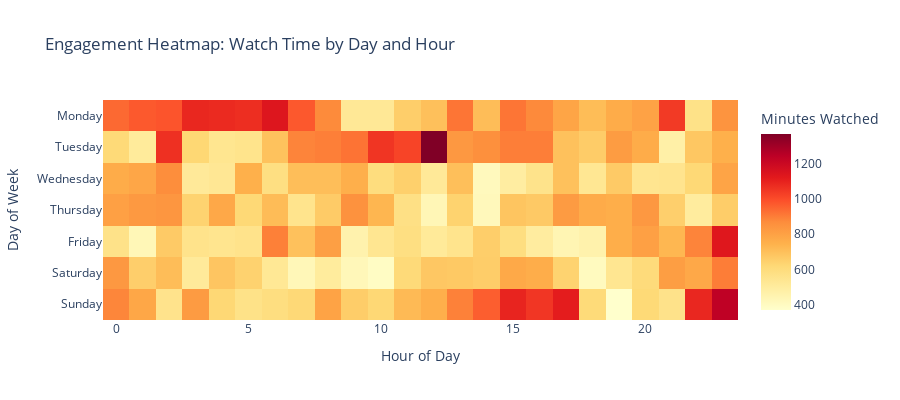

Write notebook code for a chart like this one.
### Markdown cell above
## 5. Moment Map Visualizations

Create visualizations showing where fandom is intense, where people churn, and where they binge.

### Code cell
# Heatmap: Engagement intensity by hour of day and day of week
engagement_by_time = viewing_data.groupby(['day_of_week', 'hour_of_day'])['watch_duration_minutes'].sum().reset_index()

# Create pivot table for heatmap
day_order = ['Monday', 'Tuesday', 'Wednesday', 'Thursday', 'Friday', 'Saturday', 'Sunday']
engagement_by_time['day_of_week'] = pd.Categorical(engagement_by_time['day_of_week'], categories=day_order, ordered=True)
engagement_pivot = engagement_by_time.pivot(index='day_of_week', columns='hour_of_day', values='watch_duration_minutes')

fig = px.imshow(
    engagement_pivot,
    labels=dict(x="Hour of Day", y="Day of Week", color="Minutes Watched"),
    title="Engagement Heatmap: Watch Time by Day and Hour",
    color_continuous_scale='YlOrRd',
    aspect="auto"
)
fig.update_layout(height=400)
fig.show()

### Figure 1 — Plotly figure (JSON) as saved in the notebook; plotly's stock layout.template omitted (floating-point values rounded to 4 significant figures; data arrays with more than 128 entries replaced by an {"elided": "..."} marker saying what was removed)
{"data": [{"coloraxis": "coloraxis", "hovertemplate": "Hour of Day: %{x}<br>Day of Week: %{y}<br>Minutes Watched: %{z}<extra></extra>", "name": "0", "type": "heatmap", "x": [0, 1, 2, 3, 4, 5, 6, 7, 8, 9, 10, 11, 12, 13, 14, 15, 16, 17, 18, 19, 20, 21, 22, 23], "xaxis": "x", "y": ["Monday", "Tuesday", "Wednesday", "Thursday", "Friday", "Saturday", "Sunday"], "yaxis": "y", "z": {"elided": "7x24 float values"}}], "layout": {"coloraxis": {"colorbar": {"title": {"text": "Minutes Watched"}}, "colorscale": [[0, "rgb(255,255,204)"], [0.125, "rgb(255,237,160)"], [0.25, "rgb(254,217,118)"], [0.375, "rgb(254,178,76)"], [0.5, "rgb(253,141,60)"], [0.625, "rgb(252,78,42)"], [0.75, "rgb(227,26,28)"], [0.875, "rgb(189,0,38)"], [1, "rgb(128,0,38)"]]}, "height": 400, "title": {"text": "Engagement Heatmap: Watch Time by Day and Hour"}, "xaxis": {"anchor": "y", "domain": [0, 1], "title": {"text": "Hour of Day"}}, "yaxis": {"anchor": "x", "autorange": "reversed", "domain": [0, 1], "title": {"text": "Day of Week"}}}}
